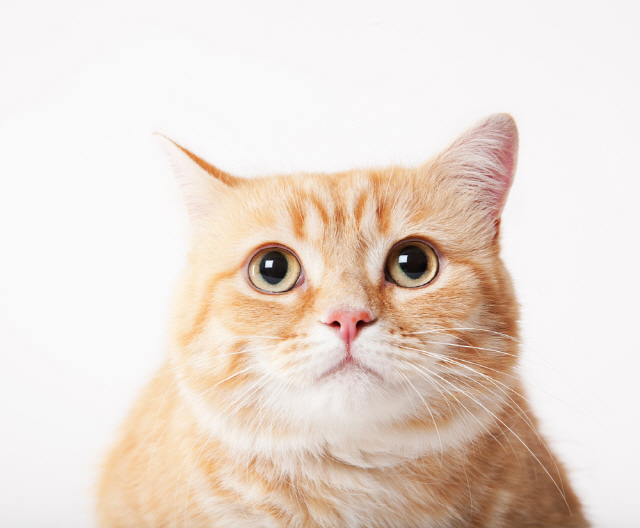
#> input picture cat.jpg, 640 x 528 px
$ python second_task.py
#> lines starting #> are read from the running program, lines starting #| are printed output that depends on the picture
import cv2
import numpy as np

img = cv2.imread('./cat.jpg', cv2.IMREAD_COLOR)      # BGR
#> img is the input picture: shape (528, 640, 3); mean B, G, R 210.6, 220.2, 233.5
img_gray = np.zeros_like(img)

for i in range(3):
    # 0.299 R + 0.587 G + 0.114 B
    img_gray[:, :, i] = 0.299 * img[:, :, 2] + 0.584 * img[:, :, 1] + 0.1148 * img[:, :, 0]
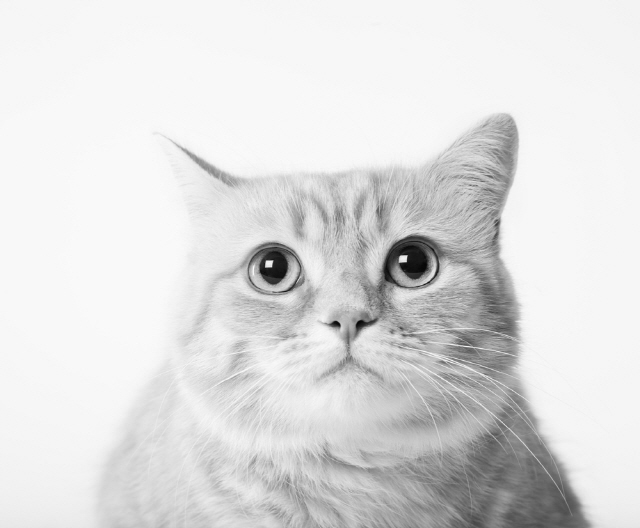
#> img_gray: shape (528, 640, 3); min 6, max 252, mean 222.2


cv2.imshow('Gray', img_gray)
cv2.waitKey(0)
cv2.destroyAllWindows()
